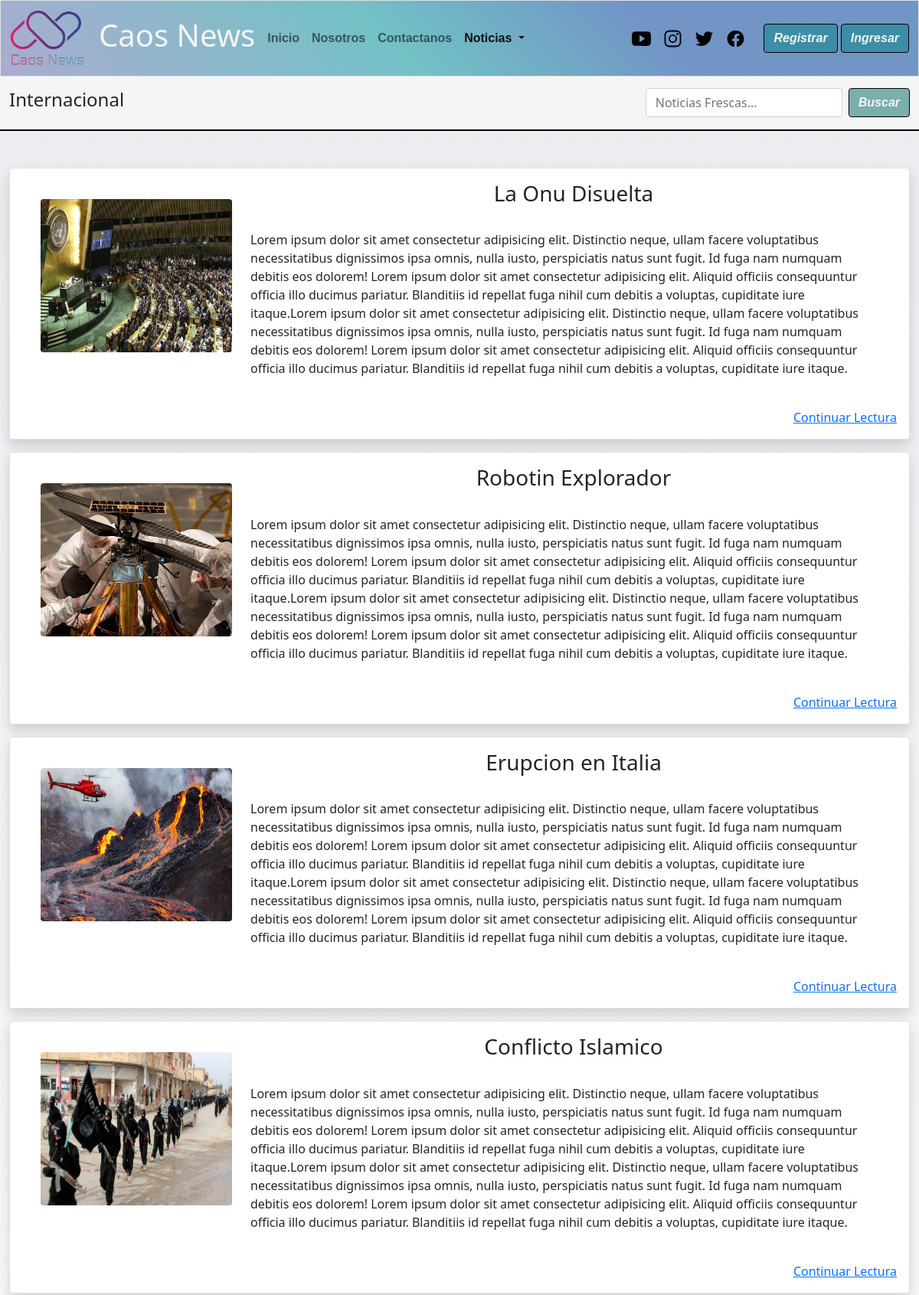
Before: /Categoria/Internacional/ (upper part) with the older database file.
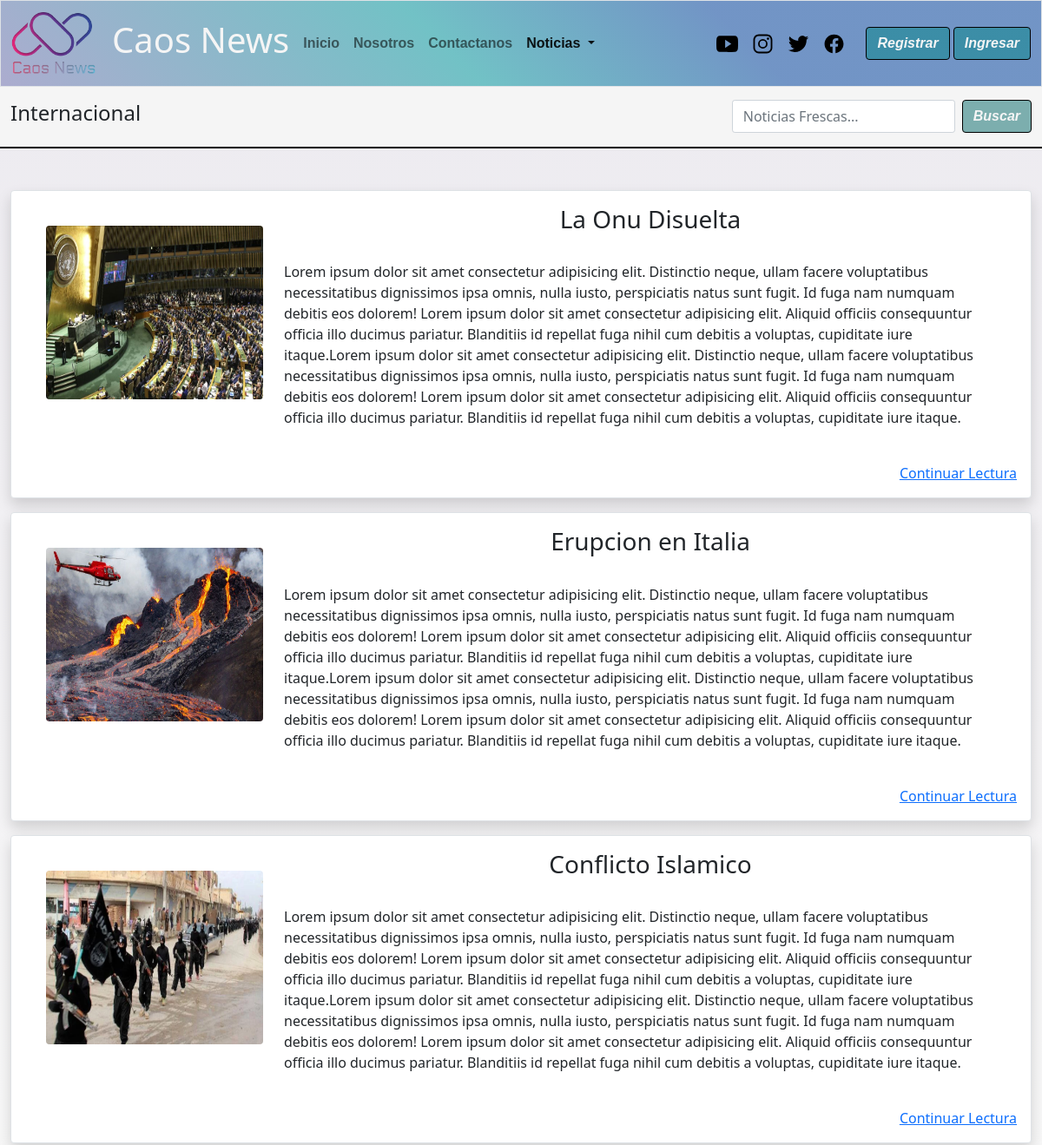
After: the same page with the newer database file.
### caos_news/models.py (models this page shows, shortened)
class Noticia(models.Model):
    nombre_not = models.CharField(primary_key= True, max_length=50)
    fecha_not = models.DateField(default=datetime.date.today)
    redac =  models.TextField()
    img_not = models.ImageField(upload_to='noticias',null=True)
    publicar = models.BooleanField(default=False)
    comentario = models.TextField(null=True,default='Sin observaciones')
    autor = models.ForeignKey(User,null=True, on_delete=models.CASCADE)
    categoria = models.ForeignKey(Categoria, on_delete=models.CASCADE)

### caos_news/views.py (the view)
# urls.py: path('Categoria/<id>/',categoria,name='categ'),
def categoria(request,id):
    cate_all = Categoria.objects.all()
    cate = Categoria.objects.get(nombre_catg=id)
    noti = Noticia.objects.filter(categoria=cate,publicar=True).order_by('-fecha_not')
    context = {"cate":cate,"cate_all":cate_all,"noti_all":noti}
    return render(request,"Categoria.html",context)

### caos_news/templates/Categoria.html (shortened to what this page needs)
{% extends 'base.html' %}
{% load static %}
{% block link_activos %}
                    <ul class="navbar-nav me-auto mb-2 mb-lg-0">
                        <li class="nav-item">
                            <a class="nav-link" aria-current="page" href="{% url 'index'%}">Inicio</a>
                        </li>
                        {% if user.is_authenticated %}
                            <li class="nav-item ">
                                <a class="nav-link" href="{% url 'enviar_n' %}">Subir noticia</a>
                            </li>
                            <li class="nav-item">
                                <a class="nav-link" href="{% url 'mis_notis' %}">Mis Noticias</a>
                            </li>
                        {% else %}
                            <li class="nav-item">
                            <a class="nav-link" href="{% url 'nos' %}">Nosotros</a>
                        </li>
                        <li class="nav-item">
                            <a class="nav-link" href="{% url 'contac' %}">Contactanos</a>
                        </li>
                        {% endif %}
                        <li class="nav-item dropdown">
                            <a class="nav-link active dropdown-toggle" href="#" id="navbarDropdown" role="button"
                                data-bs-toggle="dropdown" aria-expanded="false">
                                Noticias
                            </a>
                        </li>
{% endblock link_activos %}
{% block contenido %}
<main>
        <nav class="navbar sticky-top" id="barra-busqueda">
            <div class="container-fluid ">
                <span class="navbar-text">
                {% if user.is_authenticated %}
                    <h4> Bienvenido(a) {{user.first_name}} {{user.last_name}}  // Categoria: {{cate.nombre_catg}} </h4>
                {% else %}
                    <h4>{{cate.nombre_catg}}</h4>
                {% endif %}
                </span>
                <form class="d-flex" method="POST" action="{% url 'filter_d'%}">
                    <input class="form-control me-2" type="search" placeholder="Noticias Frescas..." name="txtbusqueda" aria-label="Search">
                    <button id="boton" class="btn btn-outline" type="submit">Buscar</button>
                </form>
            </div>
        </nav>
<section class="container-fluid mt-5 mb-5">
    <div class="row">
        <div class="col-12 col-lg-12">
             {% for noti in noti_all %}
            <div class="d-grid gap-3">
                <div class="p-3 bg-light border shadow mb-3 bg-body rounded">
                    <div class="float-start">
                        <img src="{{noti.img_not.url}}"
                            class=" m-4 rounded-2  animate__animated animate__fadeIn" alt="..." width="250"
                            height="200">
                    </div>
                    <div class="mx-auto m-l-3">
                        <div class="text m-l-2 md-sm-center animate__animated ">
                            <h3 class="text-center animate__animated animate__backInRight">{{noti.nombre_not}}</h3>
                            <p class="p-4">
                                {{noti.redac}}
                            </p>
                        </div>
                        <div class="text-end animate__animated animate__fadeInDown"><a
                                href="{% url 'noti' noti.nombre_not %}">Continuar Lectura</a>
                        </div>
                    </div>
                </div>
            </div>
             {% endfor %}
        </div>
    </div>
</section>
{% endblock contenido %}

Changed rows visible on the page:
no longer on this page (row edited): Noticia: img_not (picture), nombre_not "Robotin Explorador", redac "Lorem ipsum dolor sit amet consectetur adipisicing elit. Distinctio neque, ullam facere voluptatibus necessitatibus dignissimos ipsa omnis, nulla iusto, perspiciatis natus sunt fugit. Id fuga nam numquam debitis eos dolorem! Lorem ipsum dolor sit amet consectetur adipisicing elit. Aliquid officiis consequuntur officia illo ducimus pariatur. Blanditiis id repellat fuga nihil cum debitis a voluptas, cupiditate iure itaque.Lorem ipsum dolor sit amet consectetur adipisicing elit. Distinctio neque, ullam facere voluptatibus necessitatibus dignissimos ipsa omnis, nulla iusto, perspiciatis natus sunt fugit. Id fuga nam numquam debitis eos dolorem! Lorem ipsum dolor sit amet consectetur adipisicing…"
